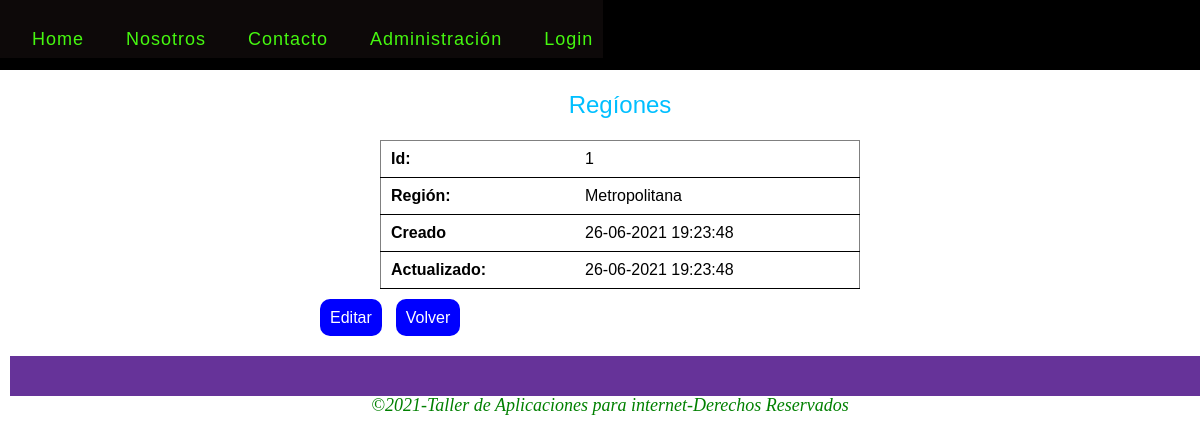
Screenshot of /regiones/show.php?id=1 with the database file from the repository.
### tables this page shows
CREATE TABLE `regiones` (
  `id` int(11) NOT NULL,
  `nombre` varchar(255) NOT NULL,
  `created_at` datetime DEFAULT NULL,
  `updated_at` datetime DEFAULT NULL
);

### class/modelo.php (called while the page is built, shortened)
<?php
class Modelo
{
    public function __construct()
    {
        $this->_db = new Conexion;
    }
}

### class/regionModel.php (called while the page is built, shortened)
<?php
require_once('modelo.php');
class regionModel extends Modelo
{
public function getRegionId($id)
{
    $id = (int) $id;
    $region = $this->_db->prepare("SELECT id,nombre,created_at,updated_at FROM regiones WHERE id = ?");
    $region->bindParam(1,$id);
    $region->execute();
    return $region->fetch();
}
}

### regiones/show.php (the view, shortened to what this page needs)
<?php
    require('../class/regionModel.php');
    if(isset($_GET['id'])){
        $id = (int) $_GET['id'];
        $regiones = new regionModel;
        $region = $regiones->getRegionId($id);
    }
?>
<!DOCTYPE html>
<html lang="es">
<head>
    <link rel="stylesheet" href="../css/reset.css">
    <link rel="stylesheet" href="../css/estilos.css">
</head>
<body>
    <header>
        <?php  include('../partials/menu.php'); ?>
    </header>
    <section>
        <div class= "formulario">
            <h1>Regíones</h1>
            <?php if($region): ?>
                <table class="table">
                    <tr>
                        <th>Id:</th>
                        <td><?php echo $region['id'];?></td>
                    </tr>
                    <tr>
                        <th>Región:</th>
                        <td><?php echo $region['nombre'];?></td>
                    </tr>
                    <tr>
                        <th>Creado</th>
                    <td>
                        <?php
                            $created = new DateTime($region['created_at']);
                            echo $created->format('d-m-Y H:i:s');
                        ?>
                    </td>
                    <tr>
                        <th>Actualizado:</th>
                        <td>
                            <?php
                                $created = new DateTime($region['updated_at']);
                                echo $created->format('d-m-Y H:i:s');
                            ?>
                        </td>
                    </tr>
                </table>
                <p class ="enlace">
                    <a href="edit.php?id=<?php echo $id; ?>" class = "btn btn-primary">Editar</a>
                    <a href="index.php" class="btn btn-link">Volver</a>
                 </p>
            <?php else: ?>
                <p class ="text-info">El dato no existe</p>
            <?php endif;?>
        </div>
    </section>
    <footer>
        <?php  include('../partials/footer.php'); ?>
    </footer>
</body>
</html>

### css/estilos.css (style rules this page uses)
footer { width: 100%; float:left; height: 40px; background-color:rebeccapurple; margin: 10px; }
h1,h2,h3,h4,h5,h6 { color: deepskyblue; font-family: Arial, Helvetica, sans-serif; padding: 23px; }
section { float: left; width: 100%; margin-left: 20px; margin-right: 20px; margin-bottom: 20px; }
section h1 { text-align: center; font-size: 24px; }
table { width: 80%; margin: auto; }
.btn { width: 120px; height: 40px; border:0px; text-align: center; border-radius: 10px; margin-top: 10px; text-decoration: none; }
.btn-link { margin-left: 10px; margin-right: 10px; padding: 10px; }
.btn-primary,.btn-link { background-color: blue; color: white; }
.btn-link,.btn-primary,.btn-warning { font-family:Georgia, 'Times New Roman', Times, serif; }
.enlace { float: left; margin-top: 20px; }
.enlace a { width: auto; text-decoration: none; padding: 10px; font-family: Arial, Helvetica, sans-serif; vertical-align: middle; margin-bottom: 100%; }
.formulario { float:left; width: 50%; left: 50%; margin-left: 25%; }
.table { border:grey solid 1px; border-radius: gray; }
.table th { font-weight: bold; }
.table th ,td { padding: 10px; border-bottom: 1px solid; text-align: left; font-family: Arial, Helvetica, sans-serif; }

### rows the page displays
regiones: id "1", nombre "Metropolitana", created_at "26-06-2021 19:23:48", updated_at "26-06-2021 19:23:48"
